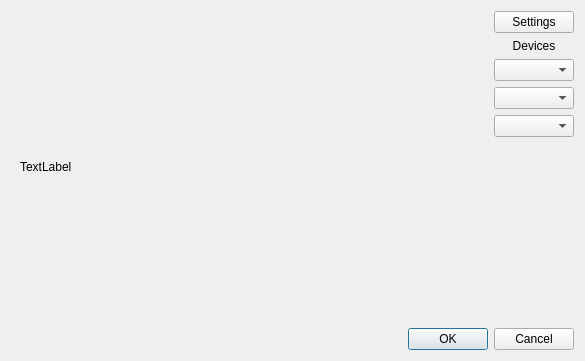
<?xml version="1.0" encoding="UTF-8"?>
<ui version="4.0">
 <class>cameraDialog</class>
 <widget class="QDialog" name="cameraDialog">
  <property name="geometry">
   <rect>
    <x>0</x>
    <y>0</y>
    <width>585</width>
    <height>361</height>
   </rect>
  </property>
  <property name="windowTitle">
   <string>Dialog</string>
  </property>
  <layout class="QVBoxLayout" name="verticalLayout_2">
   <item>
    <layout class="QHBoxLayout" name="horizontalLayout">
     <item>
      <widget class="QStackedWidget" name="stackedWidget">
       <property name="sizePolicy">
        <sizepolicy hsizetype="Preferred" vsizetype="Preferred">
         <horstretch>1</horstretch>
         <verstretch>0</verstretch>
        </sizepolicy>
       </property>
       <property name="palette">
        <palette>
         <active>
          <colorrole role="Base">
           <brush brushstyle="SolidPattern">
            <color alpha="255">
             <red>255</red>
             <green>255</green>
             <blue>255</blue>
            </color>
           </brush>
          </colorrole>
          <colorrole role="Window">
           <brush brushstyle="SolidPattern">
            <color alpha="255">
             <red>145</red>
             <green>145</green>
             <blue>145</blue>
            </color>
           </brush>
          </colorrole>
         </active>
         <inactive>
          <colorrole role="Base">
           <brush brushstyle="SolidPattern">
            <color alpha="255">
             <red>255</red>
             <green>255</green>
             <blue>255</blue>
            </color>
           </brush>
          </colorrole>
          <colorrole role="Window">
           <brush brushstyle="SolidPattern">
            <color alpha="255">
             <red>145</red>
             <green>145</green>
             <blue>145</blue>
            </color>
           </brush>
          </colorrole>
         </inactive>
         <disabled>
          <colorrole role="Base">
           <brush brushstyle="SolidPattern">
            <color alpha="255">
             <red>145</red>
             <green>145</green>
             <blue>145</blue>
            </color>
           </brush>
          </colorrole>
          <colorrole role="Window">
           <brush brushstyle="SolidPattern">
            <color alpha="255">
             <red>145</red>
             <green>145</green>
             <blue>145</blue>
            </color>
           </brush>
          </colorrole>
         </disabled>
        </palette>
       </property>
       <property name="currentIndex">
        <number>0</number>
       </property>
       <widget class="QWidget" name="viewfinderPage">
        <layout class="QGridLayout" name="gridLayout_5">
         <item row="0" column="0">
          <widget class="imageViewer" name="viewFinder">
           <property name="text">
            <string>TextLabel</string>
           </property>
          </widget>
         </item>
        </layout>
       </widget>
       <widget class="QWidget" name="previewPage">
        <layout class="QGridLayout" name="gridLayout_4">
         <item row="0" column="0">
          <widget class="QLabel" name="lastImagePreviewLabel">
           <property name="sizePolicy">
            <sizepolicy hsizetype="Preferred" vsizetype="MinimumExpanding">
             <horstretch>0</horstretch>
             <verstretch>0</verstretch>
            </sizepolicy>
           </property>
           <property name="frameShape">
            <enum>QFrame::Box</enum>
           </property>
           <property name="text">
            <string/>
           </property>
          </widget>
         </item>
        </layout>
       </widget>
      </widget>
     </item>
     <item>
      <layout class="QVBoxLayout" name="verticalLayout">
       <item>
        <widget class="QPushButton" name="settingsButton">
         <property name="enabled">
          <bool>true</bool>
         </property>
         <property name="text">
          <string>Settings</string>
         </property>
        </widget>
       </item>
       <item>
        <widget class="QLabel" name="label">
         <property name="text">
          <string>Devices</string>
         </property>
         <property name="alignment">
          <set>Qt::AlignCenter</set>
         </property>
        </widget>
       </item>
       <item>
        <widget class="QComboBox" name="devicesComboBox"/>
       </item>
       <item>
        <widget class="QComboBox" name="formatsComboBox"/>
       </item>
       <item>
        <widget class="QComboBox" name="sizeComboBox"/>
       </item>
       <item>
        <spacer name="verticalSpacer">
         <property name="orientation">
          <enum>Qt::Vertical</enum>
         </property>
         <property name="sizeHint" stdset="0">
          <size>
           <width>20</width>
           <height>40</height>
          </size>
         </property>
        </spacer>
       </item>
      </layout>
     </item>
    </layout>
   </item>
   <item>
    <widget class="QDialogButtonBox" name="buttonBox">
     <property name="orientation">
      <enum>Qt::Horizontal</enum>
     </property>
     <property name="standardButtons">
      <set>QDialogButtonBox::Cancel|QDialogButtonBox::Ok</set>
     </property>
    </widget>
   </item>
  </layout>
 </widget>
 <customwidgets>
  <customwidget>
   <class>imageViewer</class>
   <extends>QLabel</extends>
   <header>imageviewer.h</header>
  </customwidget>
 </customwidgets>
 <resources/>
 <connections>
  <connection>
   <sender>buttonBox</sender>
   <signal>accepted()</signal>
   <receiver>cameraDialog</receiver>
   <slot>accept()</slot>
   <hints>
    <hint type="sourcelabel">
     <x>248</x>
     <y>254</y>
    </hint>
    <hint type="destinationlabel">
     <x>157</x>
     <y>274</y>
    </hint>
   </hints>
  </connection>
  <connection>
   <sender>buttonBox</sender>
   <signal>rejected()</signal>
   <receiver>cameraDialog</receiver>
   <slot>reject()</slot>
   <hints>
    <hint type="sourcelabel">
     <x>316</x>
     <y>260</y>
    </hint>
    <hint type="destinationlabel">
     <x>286</x>
     <y>274</y>
    </hint>
   </hints>
  </connection>
 </connections>
</ui>
